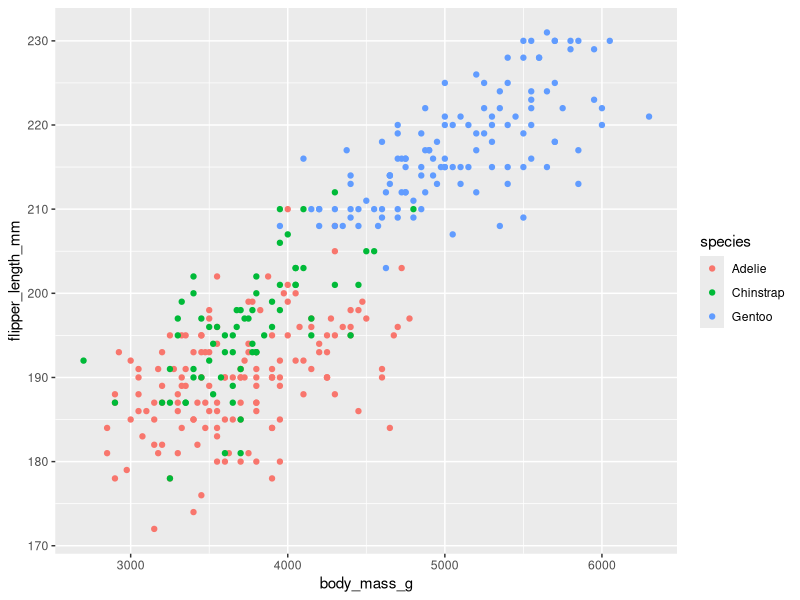
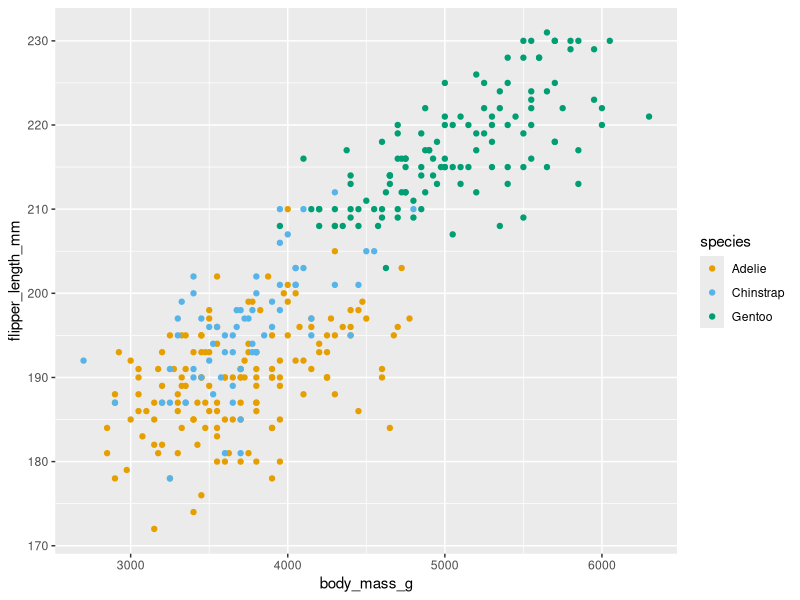
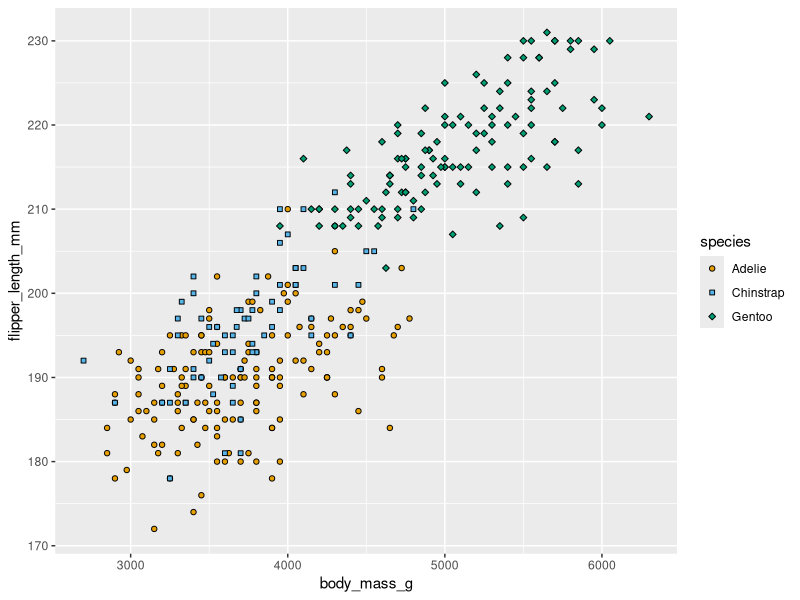
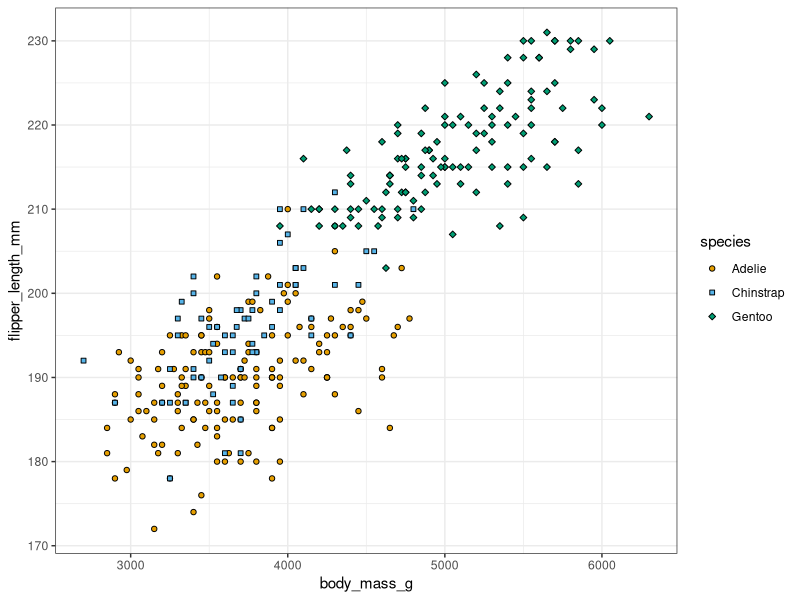
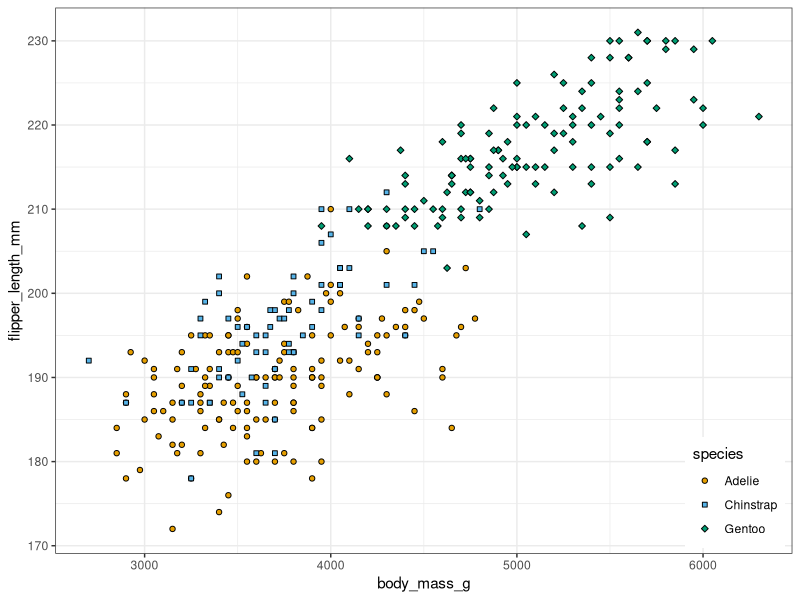
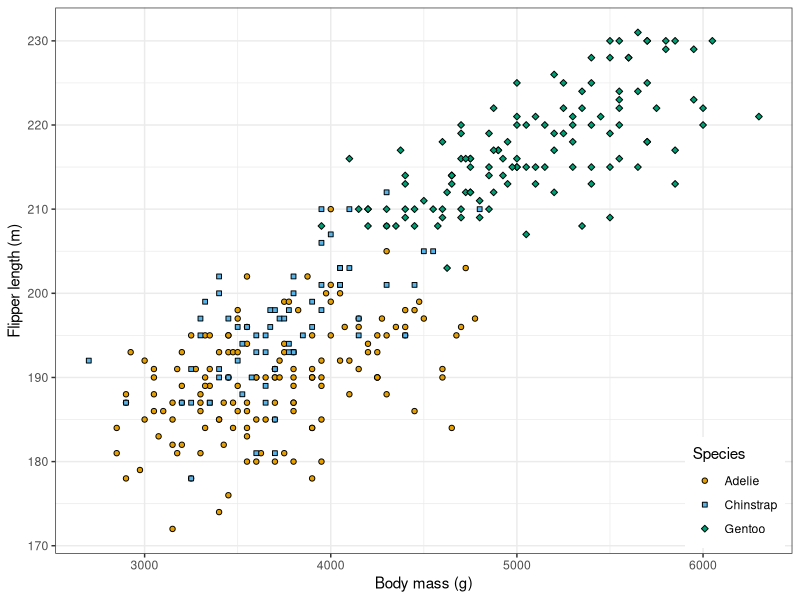

Generate these figures, in order, with R:
library(palmerpenguins)
library(ggplot2)

#Scales customize the exoression of mapping

#manually overide default values
ggplot(penguins, aes(x = body_mass_g,
                     y = flipper_length_mm,
                     color = species)) +
  geom_point()

# use the colorblind palette instead
okobe_ito <- c("#E69F00","#56B4E9","#009E73","#F0E442","#0072B2")
ggplot(penguins, aes(x = body_mass_g,
                     y = flipper_length_mm,
                     color = species)) +
  geom_point() +
  scale_color_manual(values = okobe_ito)

#we can do this with shapes
ggplot(penguins, aes(x = body_mass_g,
                     y = flipper_length_mm,
                     fill = species,
                     shape = species)) +
  geom_point() +
  scale_fill_manual(values = okobe_ito) +
  scale_shape_manual(values = 21:25)

#Built in and custom themes

#I like theme_bw() [built-in]
ggplot(penguins, aes(x = body_mass_g,
                     y = flipper_length_mm,
                     fill = species,
                     shape = species)) +
  geom_point() +
  scale_fill_manual(values = okobe_ito) +
  scale_shape_manual(values = 21:25) +
  theme_bw()

# move legend inside the figure panel
ggplot(penguins, aes(x = body_mass_g,
                     y = flipper_length_mm,
                     fill = species,
                     shape = species)) +
  geom_point() +
  scale_fill_manual(values = okobe_ito) +
  scale_shape_manual(values = 21:25) +
  theme_bw() +
  theme(legend.position = "inside",
        legend.position.inside = c(0.99, 0.01),
        legend.justification = c(1, 0))


#fix the labels
ggplot(penguins, aes(x = body_mass_g,
                     y = flipper_length_mm,
                     fill = species,
                     shape = species)) +
  geom_point() +
  scale_fill_manual(values = okobe_ito) +
  scale_shape_manual(values = 21:25) +
  labs(x = "Body mass (g)",
       y = "Flipper length (m)",
       fill = "Species",
       shape = "Species") +
  theme_bw() +
  theme(legend.position = "inside",
        legend.position.inside = c(0.99, 0.01),
        legend.justification = c(1, 0))


